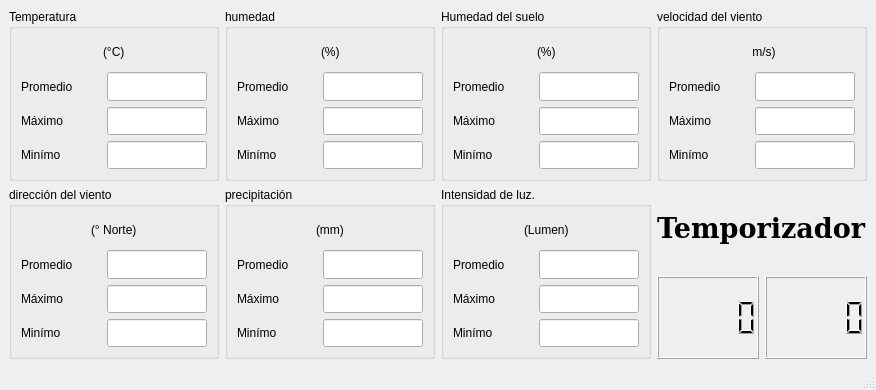
<?xml version="1.0" encoding="UTF-8"?>
<ui version="4.0">
 <class>MainWindow</class>
 <widget class="QMainWindow" name="MainWindow">
  <property name="geometry">
   <rect>
    <x>0</x>
    <y>0</y>
    <width>876</width>
    <height>390</height>
   </rect>
  </property>
  <property name="sizePolicy">
   <sizepolicy hsizetype="Fixed" vsizetype="Fixed">
    <horstretch>0</horstretch>
    <verstretch>0</verstretch>
   </sizepolicy>
  </property>
  <property name="windowTitle">
   <string>MainWindow</string>
  </property>
  <widget class="QWidget" name="centralwidget">
   <layout class="QGridLayout" name="gridLayout_8">
    <item row="0" column="0">
     <layout class="QVBoxLayout" name="verticalLayout_9">
      <item>
       <layout class="QHBoxLayout" name="horizontalLayout_30">
        <item>
         <widget class="QGroupBox" name="GB_temp">
          <property name="sizePolicy">
           <sizepolicy hsizetype="Fixed" vsizetype="Fixed">
            <horstretch>0</horstretch>
            <verstretch>0</verstretch>
           </sizepolicy>
          </property>
          <property name="maximumSize">
           <size>
            <width>500</width>
            <height>500</height>
           </size>
          </property>
          <property name="title">
           <string>Temperatura</string>
          </property>
          <layout class="QGridLayout" name="gridLayout">
           <item row="0" column="0">
            <layout class="QVBoxLayout" name="verticalLayout">
             <item>
              <layout class="QHBoxLayout" name="horizontalLayout_5">
               <item>
                <spacer name="horizontalSpacer">
                 <property name="orientation">
                  <enum>Qt::Horizontal</enum>
                 </property>
                 <property name="sizeHint" stdset="0">
                  <size>
                   <width>40</width>
                   <height>20</height>
                  </size>
                 </property>
                </spacer>
               </item>
               <item>
                <widget class="QLabel" name="label">
                 <property name="text">
                  <string>(°C)</string>
                 </property>
                </widget>
               </item>
               <item>
                <spacer name="horizontalSpacer_2">
                 <property name="orientation">
                  <enum>Qt::Horizontal</enum>
                 </property>
                 <property name="sizeHint" stdset="0">
                  <size>
                   <width>40</width>
                   <height>20</height>
                  </size>
                 </property>
                </spacer>
               </item>
              </layout>
             </item>
             <item>
              <layout class="QHBoxLayout" name="horizontalLayout_2">
               <item>
                <widget class="QLabel" name="label_2">
                 <property name="text">
                  <string>Promedio</string>
                 </property>
                </widget>
               </item>
               <item>
                <widget class="QLineEdit" name="PR_temp">
                 <property name="sizePolicy">
                  <sizepolicy hsizetype="Fixed" vsizetype="Fixed">
                   <horstretch>0</horstretch>
                   <verstretch>0</verstretch>
                  </sizepolicy>
                 </property>
                 <property name="maximumSize">
                  <size>
                   <width>100</width>
                   <height>30</height>
                  </size>
                 </property>
                 <property name="readOnly">
                  <bool>true</bool>
                 </property>
                </widget>
               </item>
              </layout>
             </item>
             <item>
              <layout class="QHBoxLayout" name="horizontalLayout_3">
               <item>
                <widget class="QLabel" name="label_3">
                 <property name="text">
                  <string>Máximo</string>
                 </property>
                </widget>
               </item>
               <item>
                <widget class="QLineEdit" name="MX_temp">
                 <property name="sizePolicy">
                  <sizepolicy hsizetype="Fixed" vsizetype="Fixed">
                   <horstretch>0</horstretch>
                   <verstretch>0</verstretch>
                  </sizepolicy>
                 </property>
                 <property name="maximumSize">
                  <size>
                   <width>100</width>
                   <height>30</height>
                  </size>
                 </property>
                 <property name="text">
                  <string/>
                 </property>
                </widget>
               </item>
              </layout>
             </item>
             <item>
              <layout class="QHBoxLayout" name="horizontalLayout_4">
               <item>
                <widget class="QLabel" name="label_4">
                 <property name="text">
                  <string>Minímo</string>
                 </property>
                </widget>
               </item>
               <item>
                <widget class="QLineEdit" name="MIN_temp">
                 <property name="sizePolicy">
                  <sizepolicy hsizetype="Fixed" vsizetype="Fixed">
                   <horstretch>0</horstretch>
                   <verstretch>0</verstretch>
                  </sizepolicy>
                 </property>
                 <property name="maximumSize">
                  <size>
                   <width>100</width>
                   <height>30</height>
                  </size>
                 </property>
                </widget>
               </item>
              </layout>
             </item>
            </layout>
           </item>
          </layout>
         </widget>
        </item>
        <item>
         <widget class="QGroupBox" name="GB_hum">
          <property name="sizePolicy">
           <sizepolicy hsizetype="Fixed" vsizetype="Fixed">
            <horstretch>0</horstretch>
            <verstretch>0</verstretch>
           </sizepolicy>
          </property>
          <property name="maximumSize">
           <size>
            <width>500</width>
            <height>500</height>
           </size>
          </property>
          <property name="title">
           <string>humedad </string>
          </property>
          <layout class="QGridLayout" name="gridLayout_2">
           <item row="0" column="0">
            <layout class="QVBoxLayout" name="verticalLayout_2">
             <item>
              <layout class="QHBoxLayout" name="horizontalLayout_6">
               <item>
                <spacer name="horizontalSpacer_3">
                 <property name="orientation">
                  <enum>Qt::Horizontal</enum>
                 </property>
                 <property name="sizeHint" stdset="0">
                  <size>
                   <width>40</width>
                   <height>20</height>
                  </size>
                 </property>
                </spacer>
               </item>
               <item>
                <widget class="QLabel" name="label_5">
                 <property name="text">
                  <string>(%)</string>
                 </property>
                </widget>
               </item>
               <item>
                <spacer name="horizontalSpacer_4">
                 <property name="orientation">
                  <enum>Qt::Horizontal</enum>
                 </property>
                 <property name="sizeHint" stdset="0">
                  <size>
                   <width>40</width>
                   <height>20</height>
                  </size>
                 </property>
                </spacer>
               </item>
              </layout>
             </item>
             <item>
              <layout class="QHBoxLayout" name="horizontalLayout_7">
               <item>
                <widget class="QLabel" name="label_6">
                 <property name="text">
                  <string>Promedio</string>
                 </property>
                </widget>
               </item>
               <item>
                <widget class="QLineEdit" name="PR_hum">
                 <property name="sizePolicy">
                  <sizepolicy hsizetype="Fixed" vsizetype="Fixed">
                   <horstretch>0</horstretch>
                   <verstretch>0</verstretch>
                  </sizepolicy>
                 </property>
                 <property name="maximumSize">
                  <size>
                   <width>100</width>
                   <height>30</height>
                  </size>
                 </property>
                 <property name="readOnly">
                  <bool>true</bool>
                 </property>
                </widget>
               </item>
              </layout>
             </item>
             <item>
              <layout class="QHBoxLayout" name="horizontalLayout_8">
               <item>
                <widget class="QLabel" name="label_7">
                 <property name="text">
                  <string>Máximo</string>
                 </property>
                </widget>
               </item>
               <item>
                <widget class="QLineEdit" name="MX_hum">
                 <property name="sizePolicy">
                  <sizepolicy hsizetype="Fixed" vsizetype="Fixed">
                   <horstretch>0</horstretch>
                   <verstretch>0</verstretch>
                  </sizepolicy>
                 </property>
                 <property name="maximumSize">
                  <size>
                   <width>100</width>
                   <height>30</height>
                  </size>
                 </property>
                 <property name="text">
                  <string/>
                 </property>
                </widget>
               </item>
              </layout>
             </item>
             <item>
              <layout class="QHBoxLayout" name="horizontalLayout_9">
               <item>
                <widget class="QLabel" name="label_8">
                 <property name="text">
                  <string>Minímo</string>
                 </property>
                </widget>
               </item>
               <item>
                <widget class="QLineEdit" name="MIN_hum">
                 <property name="sizePolicy">
                  <sizepolicy hsizetype="Fixed" vsizetype="Fixed">
                   <horstretch>0</horstretch>
                   <verstretch>0</verstretch>
                  </sizepolicy>
                 </property>
                 <property name="maximumSize">
                  <size>
                   <width>100</width>
                   <height>30</height>
                  </size>
                 </property>
                </widget>
               </item>
              </layout>
             </item>
            </layout>
           </item>
          </layout>
         </widget>
        </item>
        <item>
         <widget class="QGroupBox" name="GB_hum_suelo">
          <property name="sizePolicy">
           <sizepolicy hsizetype="Fixed" vsizetype="Fixed">
            <horstretch>0</horstretch>
            <verstretch>0</verstretch>
           </sizepolicy>
          </property>
          <property name="maximumSize">
           <size>
            <width>500</width>
            <height>500</height>
           </size>
          </property>
          <property name="title">
           <string>Humedad del suelo</string>
          </property>
          <layout class="QGridLayout" name="gridLayout_3">
           <item row="0" column="0">
            <layout class="QVBoxLayout" name="verticalLayout_3">
             <item>
              <layout class="QHBoxLayout" name="horizontalLayout_10">
               <item>
                <spacer name="horizontalSpacer_5">
                 <property name="orientation">
                  <enum>Qt::Horizontal</enum>
                 </property>
                 <property name="sizeHint" stdset="0">
                  <size>
                   <width>40</width>
                   <height>20</height>
                  </size>
                 </property>
                </spacer>
               </item>
               <item>
                <widget class="QLabel" name="label_9">
                 <property name="text">
                  <string>(%)</string>
                 </property>
                </widget>
               </item>
               <item>
                <spacer name="horizontalSpacer_6">
                 <property name="orientation">
                  <enum>Qt::Horizontal</enum>
                 </property>
                 <property name="sizeHint" stdset="0">
                  <size>
                   <width>40</width>
                   <height>20</height>
                  </size>
                 </property>
                </spacer>
               </item>
              </layout>
             </item>
             <item>
              <layout class="QHBoxLayout" name="horizontalLayout_11">
               <item>
                <widget class="QLabel" name="label_10">
                 <property name="text">
                  <string>Promedio</string>
                 </property>
                </widget>
               </item>
               <item>
                <widget class="QLineEdit" name="PR_hum_suel">
                 <property name="sizePolicy">
                  <sizepolicy hsizetype="Fixed" vsizetype="Fixed">
                   <horstretch>0</horstretch>
                   <verstretch>0</verstretch>
                  </sizepolicy>
                 </property>
                 <property name="maximumSize">
                  <size>
                   <width>100</width>
                   <height>30</height>
                  </size>
                 </property>
                 <property name="readOnly">
                  <bool>true</bool>
                 </property>
                </widget>
               </item>
              </layout>
             </item>
             <item>
              <layout class="QHBoxLayout" name="horizontalLayout_12">
               <item>
                <widget class="QLabel" name="label_11">
                 <property name="text">
                  <string>Máximo</string>
                 </property>
                </widget>
               </item>
               <item>
                <widget class="QLineEdit" name="MX_hum_suel">
                 <property name="sizePolicy">
                  <sizepolicy hsizetype="Fixed" vsizetype="Fixed">
                   <horstretch>0</horstretch>
                   <verstretch>0</verstretch>
                  </sizepolicy>
                 </property>
                 <property name="maximumSize">
                  <size>
                   <width>100</width>
                   <height>30</height>
                  </size>
                 </property>
                 <property name="text">
                  <string/>
                 </property>
                </widget>
               </item>
              </layout>
             </item>
             <item>
              <layout class="QHBoxLayout" name="horizontalLayout_13">
               <item>
                <widget class="QLabel" name="label_12">
                 <property name="text">
                  <string>Minímo</string>
                 </property>
                </widget>
               </item>
               <item>
                <widget class="QLineEdit" name="MIN_hum_suel">
                 <property name="sizePolicy">
                  <sizepolicy hsizetype="Fixed" vsizetype="Fixed">
                   <horstretch>0</horstretch>
                   <verstretch>0</verstretch>
                  </sizepolicy>
                 </property>
                 <property name="maximumSize">
                  <size>
                   <width>100</width>
                   <height>30</height>
                  </size>
                 </property>
                </widget>
               </item>
              </layout>
             </item>
            </layout>
           </item>
          </layout>
         </widget>
        </item>
        <item>
         <widget class="QGroupBox" name="GB_velocidad">
          <property name="sizePolicy">
           <sizepolicy hsizetype="Fixed" vsizetype="Fixed">
            <horstretch>0</horstretch>
            <verstretch>0</verstretch>
           </sizepolicy>
          </property>
          <property name="maximumSize">
           <size>
            <width>500</width>
            <height>500</height>
           </size>
          </property>
          <property name="title">
           <string>velocidad del viento</string>
          </property>
          <layout class="QGridLayout" name="gridLayout_4">
           <item row="0" column="0">
            <layout class="QVBoxLayout" name="verticalLayout_4">
             <item>
              <layout class="QHBoxLayout" name="horizontalLayout_14">
               <item>
                <spacer name="horizontalSpacer_7">
                 <property name="orientation">
                  <enum>Qt::Horizontal</enum>
                 </property>
                 <property name="sizeHint" stdset="0">
                  <size>
                   <width>40</width>
                   <height>20</height>
                  </size>
                 </property>
                </spacer>
               </item>
               <item>
                <widget class="QLabel" name="label_13">
                 <property name="text">
                  <string> m/s)</string>
                 </property>
                </widget>
               </item>
               <item>
                <spacer name="horizontalSpacer_8">
                 <property name="orientation">
                  <enum>Qt::Horizontal</enum>
                 </property>
                 <property name="sizeHint" stdset="0">
                  <size>
                   <width>40</width>
                   <height>20</height>
                  </size>
                 </property>
                </spacer>
               </item>
              </layout>
             </item>
             <item>
              <layout class="QHBoxLayout" name="horizontalLayout_15">
               <item>
                <widget class="QLabel" name="label_14">
                 <property name="text">
                  <string>Promedio</string>
                 </property>
                </widget>
               </item>
               <item>
                <widget class="QLineEdit" name="PR_vel">
                 <property name="sizePolicy">
                  <sizepolicy hsizetype="Fixed" vsizetype="Fixed">
                   <horstretch>0</horstretch>
                   <verstretch>0</verstretch>
                  </sizepolicy>
                 </property>
                 <property name="maximumSize">
                  <size>
                   <width>100</width>
                   <height>30</height>
                  </size>
                 </property>
                 <property name="readOnly">
                  <bool>true</bool>
                 </property>
                </widget>
               </item>
              </layout>
             </item>
             <item>
              <layout class="QHBoxLayout" name="horizontalLayout_16">
               <item>
                <widget class="QLabel" name="label_15">
                 <property name="text">
                  <string>Máximo</string>
                 </property>
                </widget>
               </item>
               <item>
                <widget class="QLineEdit" name="MX_vel">
                 <property name="sizePolicy">
                  <sizepolicy hsizetype="Fixed" vsizetype="Fixed">
                   <horstretch>0</horstretch>
                   <verstretch>0</verstretch>
                  </sizepolicy>
                 </property>
                 <property name="maximumSize">
                  <size>
                   <width>100</width>
                   <height>30</height>
                  </size>
                 </property>
                 <property name="text">
                  <string/>
                 </property>
                </widget>
               </item>
              </layout>
             </item>
             <item>
              <layout class="QHBoxLayout" name="horizontalLayout_17">
               <item>
                <widget class="QLabel" name="label_16">
                 <property name="text">
                  <string>Minímo</string>
                 </property>
                </widget>
               </item>
               <item>
                <widget class="QLineEdit" name="MIN_vel">
                 <property name="sizePolicy">
                  <sizepolicy hsizetype="Fixed" vsizetype="Fixed">
                   <horstretch>0</horstretch>
                   <verstretch>0</verstretch>
                  </sizepolicy>
                 </property>
                 <property name="maximumSize">
                  <size>
                   <width>100</width>
                   <height>30</height>
                  </size>
                 </property>
                </widget>
               </item>
              </layout>
             </item>
            </layout>
           </item>
          </layout>
         </widget>
        </item>
       </layout>
      </item>
      <item>
       <layout class="QHBoxLayout" name="horizontalLayout_31">
        <item>
         <widget class="QGroupBox" name="GB_direccion">
          <property name="sizePolicy">
           <sizepolicy hsizetype="Fixed" vsizetype="Fixed">
            <horstretch>0</horstretch>
            <verstretch>0</verstretch>
           </sizepolicy>
          </property>
          <property name="maximumSize">
           <size>
            <width>500</width>
            <height>500</height>
           </size>
          </property>
          <property name="title">
           <string>dirección del viento</string>
          </property>
          <layout class="QGridLayout" name="gridLayout_5">
           <item row="0" column="0">
            <layout class="QVBoxLayout" name="verticalLayout_5">
             <item>
              <layout class="QHBoxLayout" name="horizontalLayout_18">
               <item>
                <spacer name="horizontalSpacer_9">
                 <property name="orientation">
                  <enum>Qt::Horizontal</enum>
                 </property>
                 <property name="sizeHint" stdset="0">
                  <size>
                   <width>40</width>
                   <height>20</height>
                  </size>
                 </property>
                </spacer>
               </item>
               <item>
                <widget class="QLabel" name="label_17">
                 <property name="text">
                  <string>(° Norte)</string>
                 </property>
                </widget>
               </item>
               <item>
                <spacer name="horizontalSpacer_10">
                 <property name="orientation">
                  <enum>Qt::Horizontal</enum>
                 </property>
                 <property name="sizeHint" stdset="0">
                  <size>
                   <width>40</width>
                   <height>20</height>
                  </size>
                 </property>
                </spacer>
               </item>
              </layout>
             </item>
             <item>
              <layout class="QHBoxLayout" name="horizontalLayout_19">
               <item>
                <widget class="QLabel" name="label_18">
                 <property name="text">
                  <string>Promedio</string>
                 </property>
                </widget>
               </item>
               <item>
                <widget class="QLineEdit" name="PR_dir">
                 <property name="sizePolicy">
                  <sizepolicy hsizetype="Fixed" vsizetype="Fixed">
                   <horstretch>0</horstretch>
                   <verstretch>0</verstretch>
                  </sizepolicy>
                 </property>
                 <property name="maximumSize">
                  <size>
                   <width>100</width>
                   <height>30</height>
                  </size>
                 </property>
                 <property name="readOnly">
                  <bool>true</bool>
                 </property>
                </widget>
               </item>
              </layout>
             </item>
             <item>
              <layout class="QHBoxLayout" name="horizontalLayout_20">
               <item>
                <widget class="QLabel" name="label_19">
                 <property name="text">
                  <string>Máximo</string>
                 </property>
                </widget>
               </item>
               <item>
                <widget class="QLineEdit" name="MX_dir">
                 <property name="sizePolicy">
                  <sizepolicy hsizetype="Fixed" vsizetype="Fixed">
                   <horstretch>0</horstretch>
                   <verstretch>0</verstretch>
                  </sizepolicy>
                 </property>
                 <property name="maximumSize">
                  <size>
                   <width>100</width>
                   <height>30</height>
                  </size>
                 </property>
                 <property name="text">
                  <string/>
                 </property>
                </widget>
               </item>
              </layout>
             </item>
             <item>
              <layout class="QHBoxLayout" name="horizontalLayout_21">
               <item>
                <widget class="QLabel" name="label_20">
                 <property name="text">
                  <string>Minímo</string>
                 </property>
                </widget>
               </item>
               <item>
                <widget class="QLineEdit" name="MIN_dir">
                 <property name="sizePolicy">
                  <sizepolicy hsizetype="Fixed" vsizetype="Fixed">
                   <horstretch>0</horstretch>
                   <verstretch>0</verstretch>
                  </sizepolicy>
                 </property>
                 <property name="maximumSize">
                  <size>
                   <width>100</width>
                   <height>30</height>
                  </size>
                 </property>
                </widget>
               </item>
              </layout>
             </item>
            </layout>
           </item>
          </layout>
         </widget>
        </item>
        <item>
         <widget class="QGroupBox" name="GB_precipitacion">
          <property name="sizePolicy">
           <sizepolicy hsizetype="Fixed" vsizetype="Fixed">
            <horstretch>0</horstretch>
            <verstretch>0</verstretch>
           </sizepolicy>
          </property>
          <property name="maximumSize">
           <size>
            <width>500</width>
            <height>500</height>
           </size>
          </property>
          <property name="title">
           <string>precipitación</string>
          </property>
          <layout class="QGridLayout" name="gridLayout_6">
           <item row="0" column="0">
            <layout class="QVBoxLayout" name="verticalLayout_6">
             <item>
              <layout class="QHBoxLayout" name="horizontalLayout_22">
               <item>
                <spacer name="horizontalSpacer_11">
                 <property name="orientation">
                  <enum>Qt::Horizontal</enum>
                 </property>
                 <property name="sizeHint" stdset="0">
                  <size>
                   <width>40</width>
                   <height>20</height>
                  </size>
                 </property>
                </spacer>
               </item>
               <item>
                <widget class="QLabel" name="label_21">
                 <property name="text">
                  <string>(mm)</string>
                 </property>
                </widget>
               </item>
               <item>
                <spacer name="horizontalSpacer_12">
                 <property name="orientation">
                  <enum>Qt::Horizontal</enum>
                 </property>
                 <property name="sizeHint" stdset="0">
                  <size>
                   <width>40</width>
                   <height>20</height>
                  </size>
                 </property>
                </spacer>
               </item>
              </layout>
             </item>
             <item>
              <layout class="QHBoxLayout" name="horizontalLayout_23">
               <item>
                <widget class="QLabel" name="label_22">
                 <property name="text">
                  <string>Promedio</string>
                 </property>
                </widget>
               </item>
               <item>
                <widget class="QLineEdit" name="PR_pre">
                 <property name="sizePolicy">
                  <sizepolicy hsizetype="Fixed" vsizetype="Fixed">
                   <horstretch>0</horstretch>
                   <verstretch>0</verstretch>
                  </sizepolicy>
                 </property>
                 <property name="maximumSize">
                  <size>
                   <width>100</width>
                   <height>30</height>
                  </size>
                 </property>
                 <property name="readOnly">
                  <bool>true</bool>
                 </property>
                </widget>
               </item>
              </layout>
             </item>
             <item>
              <layout class="QHBoxLayout" name="horizontalLayout_24">
               <item>
                <widget class="QLabel" name="label_23">
                 <property name="text">
                  <string>Máximo</string>
                 </property>
                </widget>
               </item>
               <item>
                <widget class="QLineEdit" name="MX_pre">
                 <property name="sizePolicy">
                  <sizepolicy hsizetype="Fixed" vsizetype="Fixed">
                   <horstretch>0</horstretch>
                   <verstretch>0</verstretch>
                  </sizepolicy>
                 </property>
                 <property name="maximumSize">
                  <size>
                   <width>100</width>
                   <height>30</height>
                  </size>
                 </property>
                 <property name="text">
                  <string/>
                 </property>
                </widget>
               </item>
              </layout>
             </item>
             <item>
              <layout class="QHBoxLayout" name="horizontalLayout_25">
               <item>
                <widget class="QLabel" name="label_24">
                 <property name="text">
                  <string>Minímo</string>
                 </property>
                </widget>
               </item>
               <item>
                <widget class="QLineEdit" name="MIN_pre">
                 <property name="sizePolicy">
                  <sizepolicy hsizetype="Fixed" vsizetype="Fixed">
                   <horstretch>0</horstretch>
                   <verstretch>0</verstretch>
                  </sizepolicy>
                 </property>
                 <property name="maximumSize">
                  <size>
                   <width>100</width>
                   <height>30</height>
                  </size>
                 </property>
                </widget>
               </item>
              </layout>
             </item>
            </layout>
           </item>
          </layout>
         </widget>
        </item>
        <item>
         <widget class="QGroupBox" name="GB_intensidad">
          <property name="sizePolicy">
           <sizepolicy hsizetype="Fixed" vsizetype="Fixed">
            <horstretch>0</horstretch>
            <verstretch>0</verstretch>
           </sizepolicy>
          </property>
          <property name="maximumSize">
           <size>
            <width>500</width>
            <height>500</height>
           </size>
          </property>
          <property name="title">
           <string>Intensidad de luz.</string>
          </property>
          <layout class="QGridLayout" name="gridLayout_7">
           <item row="0" column="0">
            <layout class="QVBoxLayout" name="verticalLayout_7">
             <item>
              <layout class="QHBoxLayout" name="horizontalLayout_26">
               <item>
                <spacer name="horizontalSpacer_13">
                 <property name="orientation">
                  <enum>Qt::Horizontal</enum>
                 </property>
                 <property name="sizeHint" stdset="0">
                  <size>
                   <width>40</width>
                   <height>20</height>
                  </size>
                 </property>
                </spacer>
               </item>
               <item>
                <widget class="QLabel" name="label_25">
                 <property name="text">
                  <string>(Lumen)</string>
                 </property>
                </widget>
               </item>
               <item>
                <spacer name="horizontalSpacer_14">
                 <property name="orientation">
                  <enum>Qt::Horizontal</enum>
                 </property>
                 <property name="sizeHint" stdset="0">
                  <size>
                   <width>40</width>
                   <height>20</height>
                  </size>
                 </property>
                </spacer>
               </item>
              </layout>
             </item>
             <item>
              <layout class="QHBoxLayout" name="horizontalLayout_27">
               <item>
                <widget class="QLabel" name="label_26">
                 <property name="text">
                  <string>Promedio</string>
                 </property>
                </widget>
               </item>
               <item>
                <widget class="QLineEdit" name="PR_in">
                 <property name="sizePolicy">
                  <sizepolicy hsizetype="Fixed" vsizetype="Fixed">
                   <horstretch>0</horstretch>
                   <verstretch>0</verstretch>
                  </sizepolicy>
                 </property>
                 <property name="maximumSize">
                  <size>
                   <width>100</width>
                   <height>30</height>
                  </size>
                 </property>
                 <property name="readOnly">
                  <bool>true</bool>
                 </property>
                </widget>
               </item>
              </layout>
             </item>
             <item>
              <layout class="QHBoxLayout" name="horizontalLayout_28">
               <item>
                <widget class="QLabel" name="label_27">
                 <property name="text">
                  <string>Máximo</string>
                 </property>
                </widget>
               </item>
               <item>
                <widget class="QLineEdit" name="MX_in">
                 <property name="sizePolicy">
                  <sizepolicy hsizetype="Fixed" vsizetype="Fixed">
                   <horstretch>0</horstretch>
                   <verstretch>0</verstretch>
                  </sizepolicy>
                 </property>
                 <property name="maximumSize">
                  <size>
                   <width>100</width>
                   <height>30</height>
                  </size>
                 </property>
                 <property name="text">
                  <string/>
                 </property>
                </widget>
               </item>
              </layout>
             </item>
             <item>
              <layout class="QHBoxLayout" name="horizontalLayout_29">
               <item>
                <widget class="QLabel" name="label_28">
                 <property name="text">
                  <string>Minímo</string>
                 </property>
                </widget>
               </item>
               <item>
                <widget class="QLineEdit" name="MIN_in">
                 <property name="sizePolicy">
                  <sizepolicy hsizetype="Fixed" vsizetype="Fixed">
                   <horstretch>0</horstretch>
                   <verstretch>0</verstretch>
                  </sizepolicy>
                 </property>
                 <property name="maximumSize">
                  <size>
                   <width>100</width>
                   <height>30</height>
                  </size>
                 </property>
                </widget>
               </item>
              </layout>
             </item>
            </layout>
           </item>
          </layout>
         </widget>
        </item>
        <item>
         <layout class="QVBoxLayout" name="verticalLayout_8">
          <item>
           <widget class="QLabel" name="label_29">
            <property name="font">
             <font>
              <family>DejaVu Serif</family>
              <pointsize>20</pointsize>
              <weight>75</weight>
              <bold>true</bold>
             </font>
            </property>
            <property name="text">
             <string>Temporizador</string>
            </property>
           </widget>
          </item>
          <item>
           <layout class="QHBoxLayout" name="horizontalLayout">
            <item>
             <widget class="QLCDNumber" name="minutos">
              <property name="sizePolicy">
               <sizepolicy hsizetype="Fixed" vsizetype="Fixed">
                <horstretch>0</horstretch>
                <verstretch>0</verstretch>
               </sizepolicy>
              </property>
              <property name="maximumSize">
               <size>
                <width>150</width>
                <height>400</height>
               </size>
              </property>
              <property name="font">
               <font>
                <family>DejaVu Sans</family>
                <pointsize>26</pointsize>
                <weight>75</weight>
                <bold>true</bold>
               </font>
              </property>
             </widget>
            </item>
            <item>
             <widget class="QLCDNumber" name="segundos">
              <property name="sizePolicy">
               <sizepolicy hsizetype="Fixed" vsizetype="Fixed">
                <horstretch>0</horstretch>
                <verstretch>0</verstretch>
               </sizepolicy>
              </property>
              <property name="maximumSize">
               <size>
                <width>150</width>
                <height>400</height>
               </size>
              </property>
              <property name="font">
               <font>
                <family>DejaVu Sans</family>
                <pointsize>26</pointsize>
                <weight>75</weight>
                <bold>true</bold>
               </font>
              </property>
             </widget>
            </item>
           </layout>
          </item>
         </layout>
        </item>
       </layout>
      </item>
     </layout>
    </item>
   </layout>
  </widget>
  <widget class="QMenuBar" name="menubar">
   <property name="geometry">
    <rect>
     <x>0</x>
     <y>0</y>
     <width>876</width>
     <height>20</height>
    </rect>
   </property>
  </widget>
  <widget class="QStatusBar" name="statusbar"/>
 </widget>
 <resources/>
 <connections/>
</ui>
